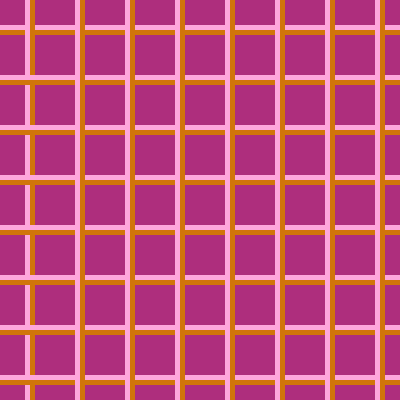
Frame 1 (no input)
Frame 60 (no input): identical to frame 1, image omitted
Frame 120 (the mouse pressed at the canvas centre since frame 60): identical to frame 1, image omitted

The p5.js sketch that drew this single still picture (run headless with seeded random() and noise() and a simulated clock; from frame 60 on, the mouse is pressed at the canvas centre):

// p5.js sketch
// ── sketch.js
function setup() {
  createCanvas(400, 400);
}

function setup() {
  createCanvas(400, 400);
  background(174,46,125);
  noStroke();
}

function draw() {
fill(254,167,220);//color morado fondo
fill(254,167,220);//rosado palo
rect(0,25,800,5);//rect rosado,horizontal 
fill(209,117,10);//color naranja
rect(0,30,800,5);//rect abajo naranjo,horizontal
  
fill(254,167,220);
rect(25,0,5,800);//vertical rosado
fill(209,117,10);//color naranja
rect(30,0,5,800);//vertical naranjo

  
  
//TODOS LOS HORIZONTALES
fill(254,167,220);//rosado palo
rect(0,75,800,5);//rect rosado,horizontal 
fill(209,117,10);//color naranja
rect(0,80,800,5);//rect abajo

 fill(254,167,220);//rosado palo
rect(0,125,800,5);//rect rosado,horizontal 
fill(209,117,10);//color naranja
rect(0,130,800,5);//rect abajo
  
fill(254,167,220);//rosado palo
rect(0,175,800,5);//rect rosado,horizontal 
fill(209,117,10);//color naranja
rect(0,180,800,5);//rect abajo
  
fill(254,167,220);//rosado palo
rect(0,225,800,5);//rect rosado,horizontal 
fill(209,117,10);//color naranja
rect(0,230,800,5);//rect abajo
  
fill(254,167,220);//rosado palo
rect(0,275,800,5);//rect rosado,horizontal 
fill(209,117,10);//color naranja
rect(0,280,800,5);//rect abajo
  
fill(254,167,220);//rosado palo
rect(0,325,800,5);//rect rosado,horizontal 
fill(209,117,10);//color naranja
rect(0,330,800,5);//rect abajo
  
fill(254,167,220);//rosado palo
rect(0,375,800,5);//rect rosado,horizontal 
fill(209,117,10);//color naranja
rect(0,380,800,5);//rect abajo
  
// TODOS LOS VERTICALES
fill(254,167,220);
rect(75,0,5,800);//vertical rosado
fill(209,117,10);//color naranja
rect(80,0,5,800);//vertical naranjo

fill(254,167,220);
rect(125,0,5,800);//vertical rosado
fill(209,117,10);//color naranja
rect(130,0,5,800);//vertical naranjo
  
fill(254,167,220);
rect(175,0,5,800);//vertical rosado
fill(209,117,10);//color naranja
rect(180,0,5,800);//vertical naranjo 
  
fill(254,167,220);
rect(225,0,5,800);//vertical rosado
fill(209,117,10);//color naranja
rect(230,0,5,800);//vertical naranjo 
  
  
fill(254,167,220);
rect(275,0,5,800);//vertical rosado
fill(209,117,10);//color naranja
rect(280,0,5,800);//vertical naranjo 
  
  
fill(254,167,220);
rect(325,0,5,800);//vertical rosado
fill(209,117,10);//color naranja
rect(330,0,5,800);//vertical naranjo 
  
fill(254,167,220);
rect(375,0,5,800);//vertical rosado
fill(209,117,10);//color naranja
rect(380,0,5,800);//vertical naranjo 
  
  
  
  
  

  
  
            
  
  
  
  
    
  

  
   
  
  
  
  
 
  
  
  
  
  
  
        
}
